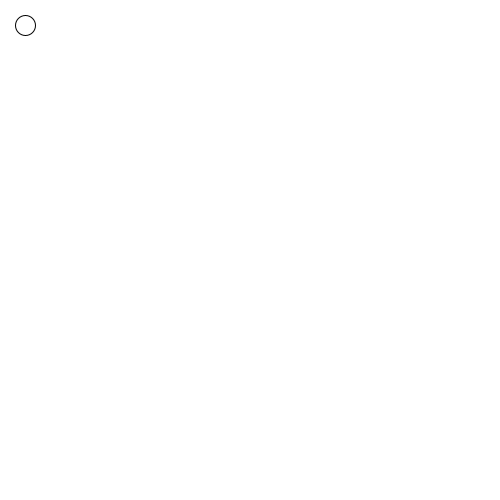
Frame 1 (no input)
Frame 60 (the mouse pressed at the canvas centre just before this capture): blank canvas, image omitted
Frame 120 (the mouse held since frame 60 and released just before this capture): blank canvas, image omitted

The Processing sketch that drew this single still picture (run headless with seeded random() and noise(); from frame 60 on, the mouse is pressed at the canvas centre):

// Processing sketch: processing_179793
// ── processing_179793.pde


int x = 25;       
int y = 25;
// velocity (9,5)
int dx = 12;         
int dy = 4; 

void setup() {  
  size(500, 500); 
  background(255); 
} 

void draw() {  
  
background(255);

  ellipse(x,y,20,20);
 //location of ball 
  x = x + dx; 
  y = y + dy; 
 // X axis collision
  if (x > 500) {        
      dx = -12; 
  } 


  else if (x < 0) { 
      dx = 12; 
  } 

  // Y axis collision 
  if (y > 500)  {     
      dy = dy*(-1);       
  } 


  else if  (y <0){  
      dy *= -1; 
  } 
} 
